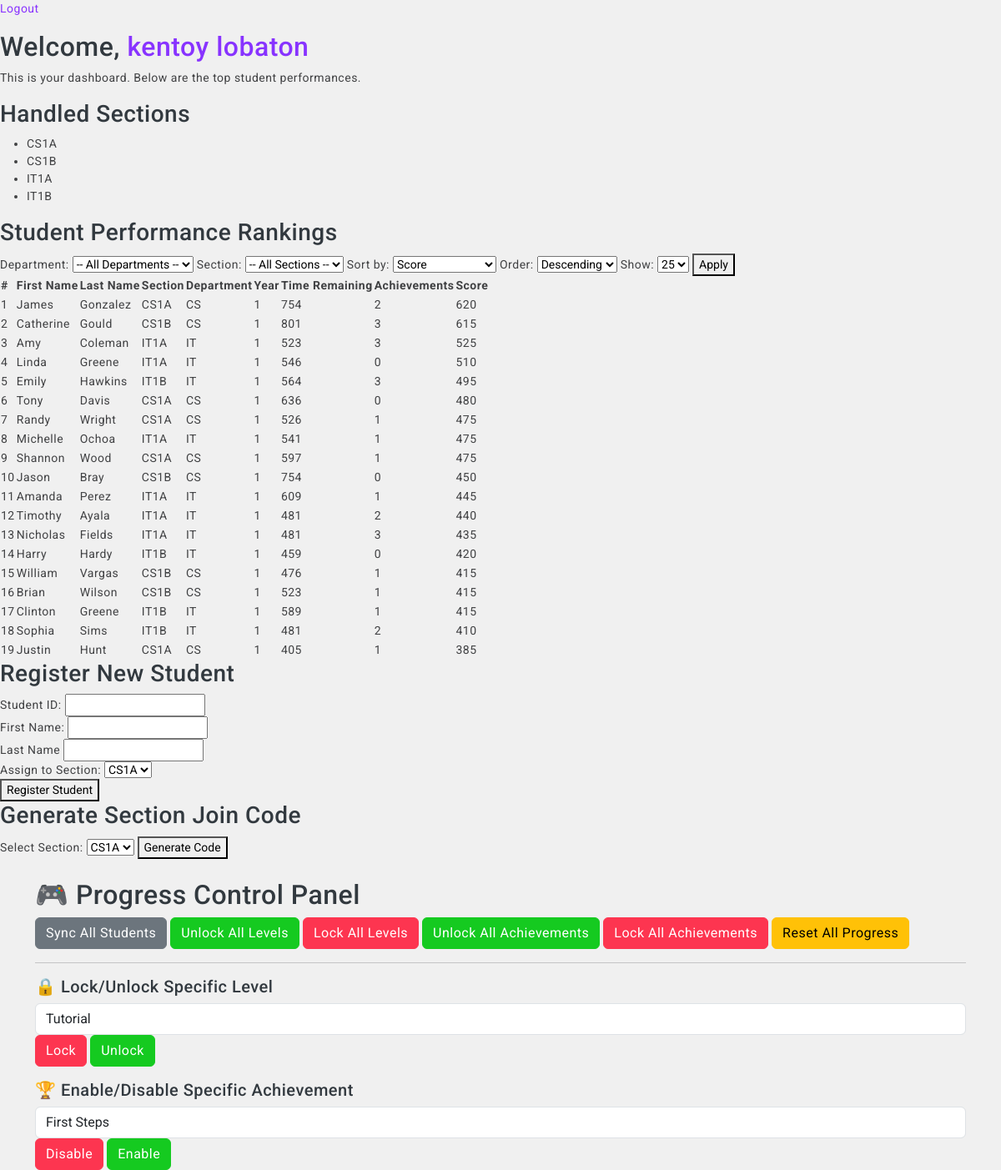
Page /teacher/dashboard/ (signed in) on the committed database.
### StudentManagementSystem/models/teachers.py (models this page shows, shortened)
class Teacher(models.Model):
    teacher_id = models.CharField(max_length=50, unique=True)
    first_name = models.CharField(max_length=150)
    last_name = models.CharField(max_length=150)
    date_of_birth = models.DateField(null=True, blank=True)
    password = models.CharField(max_length=128)  # store hashed passwords ideally
    role = models.CharField(
        max_length=20,
        choices=Role.choices,
        default=Role.TEACHER  # Default to 'Teacher' role
    )

class HandledSection(models.Model):
    teacher = models.ForeignKey(Teacher, on_delete=models.CASCADE, related_name='handled_sections')
    department = models.ForeignKey(Department, on_delete=models.CASCADE)
    year_level = models.ForeignKey(YearLevel, on_delete=models.CASCADE)
    section = models.ForeignKey(Section, on_delete=models.CASCADE)
    class Meta:
        unique_together = ('teacher', 'department', 'year_level', 'section')

### StudentManagementSystem/models/department.py (models this page shows, shortened)
class Department(models.Model):
    name = models.CharField(max_length=50, unique=True)  # e.g. "CS", "IT"

### StudentManagementSystem/models/year_level.py (models this page shows, shortened)
class YearLevel(models.Model):
    year = models.PositiveSmallIntegerField(unique=True)  # e.g. 1, 2, 3, 4

### StudentManagementSystem/models/section.py (models this page shows, shortened)
class Section(models.Model):
    department = models.ForeignKey(Department, on_delete=models.CASCADE)  # Link to Department model
    year_level = models.ForeignKey(YearLevel, on_delete=models.CASCADE)  # Link to YearLevel model
    letter = models.CharField(max_length=1)  # e.g., "A", "B", "C"
    class Meta:
        unique_together = ('department', 'year_level', 'letter')  # Ensure unique combination of department, year, and section letter

### StudentManagementSystem/models/student.py (models this page shows, shortened)
class Student(models.Model):
    student_id = models.CharField(max_length=50, unique=True)  # unique username or ID
    first_name = models.CharField(max_length=150)
    last_name = models.CharField(max_length=150)
    date_of_birth = models.DateField(null=True, blank=True)
    password = models.CharField(max_length=128)  # should be hashed
    year_level = models.ForeignKey(YearLevel, on_delete=models.CASCADE, null=True, blank=True)
    section = models.ForeignKey(Section, on_delete=models.CASCADE, null=True, blank=True)
    role = models.CharField(
        max_length=20,
        choices=Role.choices,
        default=Role.STUDENT  # Default to 'Student' role
    )
    @property
    def full_section(self):
        if self.section:
            return f"{self.section.department.name}{self.section.year_level.year}{self.section.letter}"
        return "N/A"

### GameProgress/models/level_definition.py (models this page shows, shortened)
class LevelDefinition(models.Model):
    name = models.CharField(max_length=100, unique=True)
    unlocked = models.BooleanField(default=False)

### GameProgress/models/achievement_definition.py (models this page shows, shortened)
class AchievementDefinition(models.Model):
    code = models.CharField(max_length=100, unique=True)
    title = models.CharField(max_length=200)
    description = models.TextField()
    is_active = models.BooleanField(default=True)  # ✅ This is the only control you need

### StudentManagementSystem/views/teacher/dashboard_teacher.py (the view)
def teacher_dashboard(request):
    teacher_id = request.session.get('user_id')
    if not teacher_id:
        return redirect('unified_login')
    teacher = Teacher.objects.get(id=teacher_id)
    context = get_teacher_dashboard_context(teacher)
    ranking_context = get_rankings_context(request, teacher=teacher)
    context.update(ranking_context)
    return render(request, 'teacher/dashboard.html', context)

### StudentManagementSystem/templates/teacher/dashboard.html (shortened to what this page needs)
{% extends 'base.html' %}
{% block content %}
    <p><a href="{% url 'unified_logout' %}">Logout</a></p>
    {% include 'teacher/teacher_info.html' %}
    {% include 'teacher/handled_sections.html' %}
    {% include 'admin/student_ranking.html' %}
    {% include 'teacher/register_student.html' %}
    {% include 'teacher/generate_section_code.html' %}
    {% include 'teacher/progress_control.html' %}
{% endblock %}

### templates/base.html (shortened to what this page needs)
{% load static %}
<!DOCTYPE html>
<html lang="en" class="light-theme">
<head>
    <link href="{% static 'plugins/notifications/css/lobibox.min.css' %}" rel="stylesheet"/>
    <link href="{% static 'plugins/simplebar/css/simplebar.css' %}" rel="stylesheet"/>
    <link href="{% static 'plugins/perfect-scrollbar/css/perfect-scrollbar.css' %}" rel="stylesheet"/>
    <link href="{% static 'plugins/highcharts/css/highcharts.css' %}" rel="stylesheet"/>
    <link href="{% static 'plugins/vectormap/jquery-jvectormap-2.0.2.css' %}" rel="stylesheet"/>
    <link href="{% static 'plugins/metismenu/css/metisMenu.min.css' %}" rel="stylesheet"/>
    <link href="{% static 'css/pace.min.css' %}" rel="stylesheet"/>
    <link href="{% static 'css/bootstrap.min.css' %}" rel="stylesheet">
    <link href="{% static 'css/bootstrap-extended.css' %}" rel="stylesheet">
    <link href="{% static 'css/app.css' %}" rel="stylesheet">
    <link href="{% static 'css/icons.css' %}" rel="stylesheet">
    <link rel="stylesheet" href="{% static 'css/dark-theme.css' %}"/>
    <link rel="stylesheet" href="{% static 'css/semi-dark.css' %}"/>
    <link rel="stylesheet" href="{% static 'css/header-colors.css' %}"/>
</head>
<body>
<div class="wrapper">
    {% block content %}{% endblock %}
</div>
</body>
</html>

### StudentManagementSystem/templates/teacher/teacher_info.html
{% block teacher_info %}
    <h2>Welcome,
        <a href="{% url 'edit_profile' teacher.id %}">
            {{ teacher.first_name }} {{ teacher.last_name }}
        </a>
    </h2>
    <p>This is your dashboard. Below are the top student performances.</p>
{% endblock %}

### StudentManagementSystem/templates/teacher/handled_sections.html
{% block handled_sections %}
    <h3>Handled Sections</h3>
    <ul>
        {% for hs in handled_sections %}
            <li>{{ hs.department.name }}{{ hs.year_level.year }}{{ hs.section.letter }}</li>
        {% empty %}
            <li>No sections assigned.</li>
        {% endfor %}
    </ul>
{% endblock %}

### StudentManagementSystem/templates/admin/student_ranking.html (shortened to what this page needs)
<h3>Student Performance Rankings</h3>
<form method="get" class="filter-form">
    <label for="department">Department:</label>
    <select name="department" id="department">
        <option value="">-- All Departments --</option>
    </select>
    <label for="filter_by">Section:</label>
    <select name="filter_by" id="filter_by">
        <option value="">-- All Sections --</option>
    </select>
    <label for="sort_by">Sort by:</label>
    <select name="sort_by" id="sort_by">
        <option value="score" {% if sort_by == "score" %}selected{% endif %}>Score</option>
    </select>
    <label for="sort_order">Order:</label>
    <select name="sort_order" id="sort_order">
        <option value="desc" {% if sort_order == "desc" %}selected{% endif %}>Descending</option>
    </select>
    <label for="per_page">Show:</label>
    <select name="per_page" onchange="this.form.submit()">
        <option value="25" {% if per_page == 25 %}selected{% endif %}>25</option>
    </select>
    <button type="submit">Apply</button>
</form>
<table>
    <thead>
    <tr>
        <th>#</th>
        <th>First Name</th>
        <th>Last Name</th>
        <th>Section</th>
        <th>Department</th>
        <th>Year</th>
        <th>Time Remaining</th>
        <th>Achievements</th>
        <th>Score</th>
    </tr>
    </thead>
    <tbody>
    {% for student in rankings %}
        <tr>
            <td>{{ forloop.counter }}</td>
            <td>{{ student.first_name }}</td>
            <td>{{ student.last_name }}</td>
            <td>{{ student.section }}</td>
            <td>{{ student.department }}</td>
            <td>{{ student.year_level }}</td>
            <td>{{ student.total_time_remaining }}</td>
            <td>{{ student.achievements_unlocked }}</td>
            <td>{{ student.score }}</td>
        </tr>
    {% empty %}
        <tr>
            <td colspan="8">No student data available.</td>
        </tr>
    {% endfor %}
    </tbody>
</table>

### StudentManagementSystem/templates/teacher/register_student.html (shortened to what this page needs)
{% block register_student %}
    <h3>Register New Student</h3>
    <form method="post" action="{% url 'register_student_teacher' %}">
        <div>
            <label for="student_id">Student ID:</label>
            <input type="text" name="student_id" id="student_id" required>
        </div>
        <div>
            <label for="student_id">First Name:</label>
            <input type="text" name="student_id" id="student_id" required>
        </div>
        <div>
            <label for="student_id">Last Name</label>
            <input type="text" name="student_id" id="student_id" required>
        </div>
        <div>
            <label for="section_id">Assign to Section:</label>
            <select name="section_id" id="section_id" required>
                {% for hs in handled_sections %}
                    <option value="{{ hs.section.id }}">
                        {{ hs.department.name }}{{ hs.year_level.year }}{{ hs.section.letter }}
                    </option>
                {% empty %}
                    <option disabled>No sections available</option>
                {% endfor %}
            </select>
        </div>
        <button type="submit">Register Student</button>
    </form>
{% endblock %}

### StudentManagementSystem/templates/teacher/generate_section_code.html (shortened to what this page needs)
{% block generate_section_code %}
    <h3>Generate Section Join Code</h3>
    <form method="post" action="{% url 'generate_section_code' %}">
        <label for="generate_section_id">Select Section:</label>
        <select name="section_id" id="generate_section_id" required>
            {% for hs in handled_sections %}
                <option value="{{ hs.section.id }}_{{ hs.department.id }}_{{ hs.year_level.id }}">
                    {{ hs.department.name }}{{ hs.year_level.year }}{{ hs.section.letter }}
                </option>
            {% endfor %}
        </select>
        <button type="submit">Generate Code</button>
    </form>
{% endblock %}

### StudentManagementSystem/templates/teacher/progress_control.html (shortened to what this page needs)
{% block progress_control %}
    <div class="container mt-4">
        <h2>🎮 Progress Control Panel</h2>
        <form method="post" class="mb-3" action="{% url 'progress_control_teacher' %}">
            <button name="action" value="sync" class="btn btn-secondary">Sync All Students</button>
            <button name="action" value="unlock_levels" class="btn btn-success">Unlock All Levels</button>
            <button name="action" value="lock_levels" class="btn btn-danger">Lock All Levels</button>
            <button name="action" value="enable_achievements" class="btn btn-success">Unlock All Achievements</button>
            <button name="action" value="disable_achievements" class="btn btn-danger">Lock All Achievements</button>
            <button name="action" value="reset_progress" class="btn btn-warning">Reset All Progress</button>
        </form>
        <hr>
        <h5>🔒 Lock/Unlock Specific Level</h5>
        <form method="post" class="form-inline mb-3" action="{% url 'progress_control_teacher' %}">
            <div class="form-group">
                <select name="level_name" class="form-control mr-2" required>
                    {% for level in level_options %}
                        <option value="{{ level.value }}">{{ level.label }}</option>
                    {% endfor %}
                </select>
                <button name="action" value="lock_single_level" class="btn btn-danger mr-1">Lock</button>
                <button name="action" value="unlock_single_level" class="btn btn-success">Unlock</button>
            </div>
        </form>
        <h5>🏆 Enable/Disable Specific Achievement</h5>
        <form method="post" class="form-inline" action="{% url 'progress_control_teacher' %}">
            <div class="form-group">
                <select name="achievement_code" class="form-control mr-2" required>
                    {% for ach in achievement_options %}
                        <option value="{{ ach.value }}">
                            {{ ach.label }}{% if not ach.is_active %} (Disabled){% endif %}
                        </option>
                    {% endfor %}
                </select>
                <button name="action" value="disable_single_achievement" class="btn btn-danger mr-1">Disable</button>
                <button name="action" value="enable_single_achievement" class="btn btn-success">Enable</button>
            </div>
        </form>
    </div>
{% endblock %}

### assets/css/app.css (style rules this page uses)
body { font-size: 14px; color: #404143; background-color: #f0f0f0; letter-spacing: 0.5px; overflow-x: hidden; font-family: 'Roboto', sans-serif; }
a { text-decoration: none; }
.wrapper { width: 100%; position: relative; }
input::placeholder { color: #000 !important; opacity: .3 !important }

### rows in the picture
Teacher: first_name "kentoy", last_name "lobaton"
HandledSection: department.name "CS", year_level.year "1", section.letter "A"
HandledSection: department.name "CS", year_level.year "1", section.letter "B"
HandledSection: department.name "IT", year_level.year "1", section.letter "A"
HandledSection: department.name "IT", year_level.year "1", section.letter "B"
Student: first_name "James", last_name "Gonzalez"
Department: department "CS" "CS" "CS" "CS" "CS" "CS" "CS" "CS" "CS"
Student: first_name "Catherine", last_name "Gould"
Student: first_name "Amy", last_name "Coleman"
Department: department "IT" "IT" "IT" "IT" "IT" "IT" "IT" "IT" "IT" "IT"
Student: first_name "Linda", last_name "Greene"
Student: first_name "Emily", last_name "Hawkins"
Student: first_name "Tony", last_name "Davis"
Student: first_name "Randy", last_name "Wright"
Student: first_name "Michelle", last_name "Ochoa"
Student: first_name "Shannon", last_name "Wood"
Student: first_name "Jason", last_name "Bray"
Student: first_name "Amanda", last_name "Perez"
Student: first_name "Timothy", last_name "Ayala"
Student: first_name "Nicholas", last_name "Fields"
Student: first_name "Harry", last_name "Hardy"
Student: first_name "William", last_name "Vargas"
Student: first_name "Brian", last_name "Wilson"
Student: first_name "Clinton", last_name "Greene"
Student: first_name "Sophia", last_name "Sims"
Student: first_name "Justin", last_name "Hunt"
LevelDefinition: level_name "Tutorial"
AchievementDefinition: achievement_code "First Steps"

### other values in the picture
{{ student.section }} "CS1A" "CS1B" "IT1A" "IT1A" "IT1B" "CS1A" "CS1A" "IT1A" "CS1A" "CS1B" "IT1A" "IT1A" "IT1A" "IT1B" "CS1B" "CS1B" "IT1B" "IT1B" "CS1A"
{{ student.year_level }} "1" "1" "1" "1" "1" "1" "1" "1" "1" "1" "1" "1" "1" "1" "1" "1" "1" "1" "1"
{{ student.total_time_remaining }} "754" "801" "523" "546" "564" "636" "526" "541" "597" "754" "609" "481" "481" "459" "476" "523" "589" "481" "405"
{{ student.achievements_unlocked }} "2" "3" "3" "0" "3" "0" "1" "1" "1" "0" "1" "2" "3" "0" "1" "1" "1" "2" "1"
{{ student.score }} "620" "615" "525" "510" "495" "480" "475" "475" "475" "450" "445" "440" "435" "420" "415" "415" "415" "410" "385"
form field section_id "CS1A"
